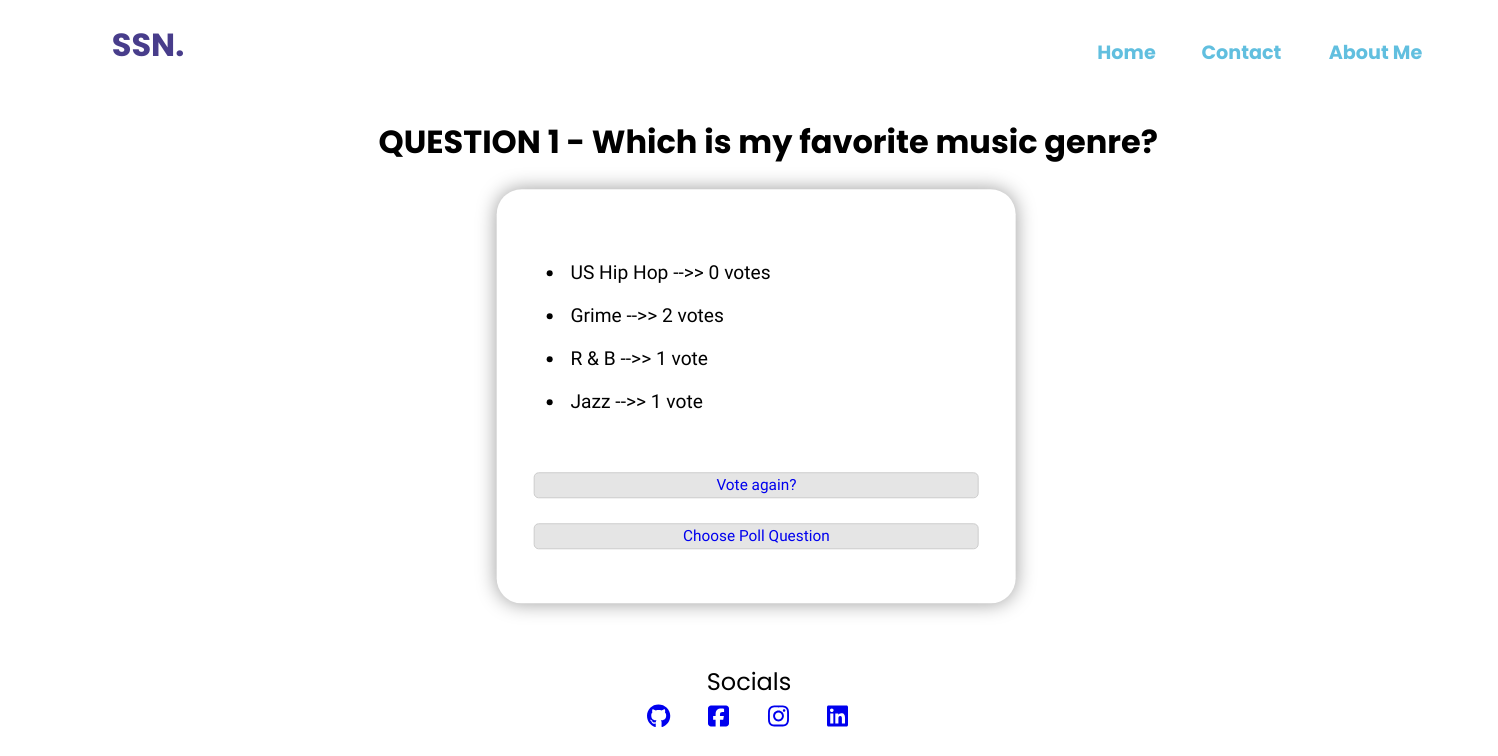
The app's page /polls/1/results/, older data.
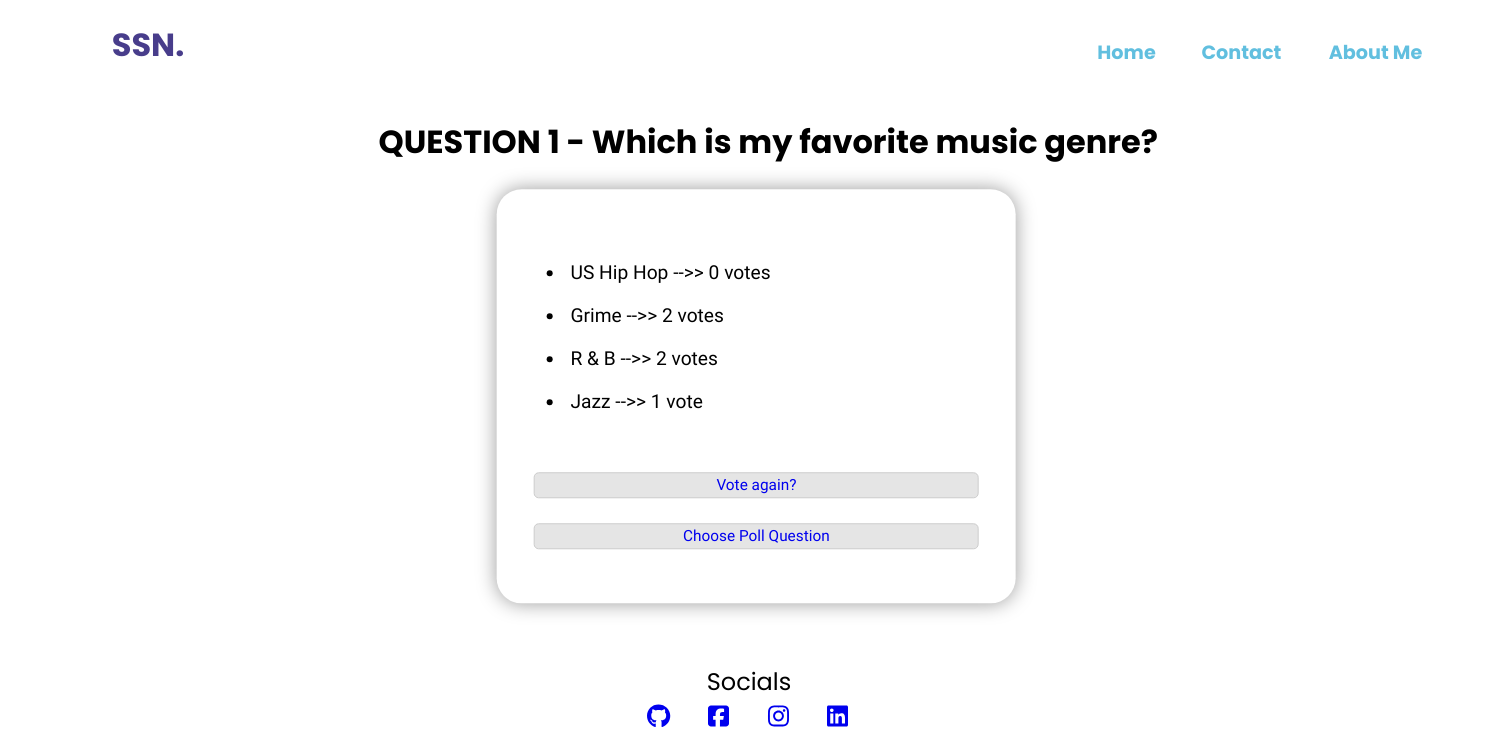
The same page, newer data.
### poll/models.py (models this page shows, shortened)
class Choice(models.Model):
    question = models.ForeignKey(Question, on_delete=models.CASCADE)
    choice_text = models.CharField(max_length=200)
    votes = models.IntegerField(default=0)

### poll/views.py (the view)
# urls.py: path('<int:question_id>/results/', views.results, name='results'),
def results(request, question_id):
    question = get_object_or_404(Question, pk=question_id)
    return render(request, 'result.html', {'question': question})

### poll/templates/result.html (shortened to what this page needs)
{% extends "main_p.html"%}
        {% block dependencies%}
            {% load static %}
            <link rel="stylesheet" type="text/css" href="{% static 'polls.css' %}">
        {% endblock dependencies%}
        {% block content%}
            <div class='poll'>
                <h1>QUESTION {{ question.id }} - {{ question.question_text }}</h1>
                <div class='poll-container'>
                    <div class='poll-card'>
                        <fieldset style="border: none;">
                            <ul>
                                {% for choice in question.choice_set.all %}
                                    <li>{{ choice.choice_text }} -->> {{ choice.votes }} vote{{ choice.votes|pluralize }}</li>
                                {% endfor %}
                            </ul>
                        </fieldset>
                        <a class="vote-opt" href="{% url 'polls:detail' question.id %}">Vote again?</a>
                        <a class="vote-opt" href="http://127.0.0.1:8000/polls/">Choose Poll Question</a>
                    </div>
                </div>
            </div>
        {% endblock content%}

Row changes from the older to the newer data that the page shows:
changed Choice (number 3 of 4 on the later page): votes "1" → "2"
